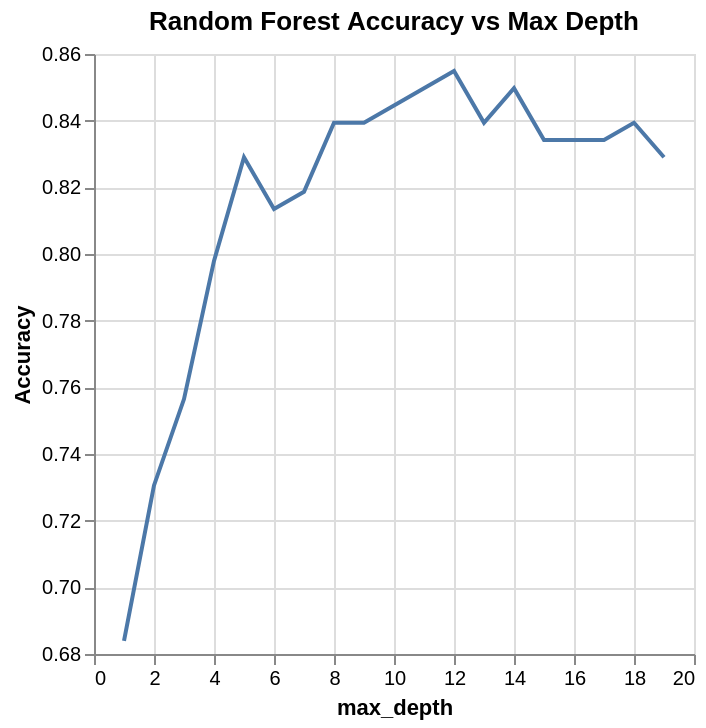

Here is the notebook cell this chart was saved with:
### Markdown cell above
### Accuracy vs Max Depth

### Code cell
max_depth_chart = alt.Chart(rf["max_depth_df"]).mark_line().encode(
    alt.X("max_depth", scale=alt.Scale(zero=False)),
    alt.Y("Accuracy", scale=alt.Scale(zero=False)),
    tooltip=["max_depth", "Accuracy"]
).properties(title="Random Forest Accuracy vs Max Depth")

max_depth_chart

### Figure 1 — Vega-Lite specification as saved in the notebook (floating-point values rounded to 4 significant figures)
{"config": {"view": {"continuousWidth": 300, "continuousHeight": 300}}, "data": {"name": "data-bb889bb349cd3e03083312c44e646ab9"}, "mark": {"type": "line"}, "encoding": {"tooltip": [{"field": "max_depth", "type": "quantitative"}, {"field": "Accuracy", "type": "quantitative"}], "x": {"field": "max_depth", "scale": {"zero": false}, "type": "quantitative"}, "y": {"field": "Accuracy", "scale": {"zero": false}, "type": "quantitative"}}, "title": "Random Forest Accuracy vs Max Depth", "$schema": "https://vega.github.io/schema/vega-lite/v6.1.0.json", "datasets": {"data-bb889bb349cd3e03083312c44e646ab9": [{"max_depth": 1, "Accuracy": 0.6839}, {"max_depth": 2, "Accuracy": 0.7306}, {"max_depth": 3, "Accuracy": 0.7565}, {"max_depth": 4, "Accuracy": 0.7979}, {"max_depth": 5, "Accuracy": 0.829}, {"max_depth": 6, "Accuracy": 0.8135}, {"max_depth": 7, "Accuracy": 0.8187}, {"max_depth": 8, "Accuracy": 0.8394}, {"max_depth": 9, "Accuracy": 0.8394}, {"max_depth": 10, "Accuracy": 0.8446}, {"max_depth": 11, "Accuracy": 0.8497}, {"max_depth": 12, "Accuracy": 0.8549}, {"max_depth": 13, "Accuracy": 0.8394}, {"max_depth": 14, "Accuracy": 0.8497}, {"max_depth": 15, "Accuracy": 0.8342}, {"max_depth": 16, "Accuracy": 0.8342}, {"max_depth": 17, "Accuracy": 0.8342}, {"max_depth": 18, "Accuracy": 0.8394}, {"max_depth": 19, "Accuracy": 0.829}]}}
